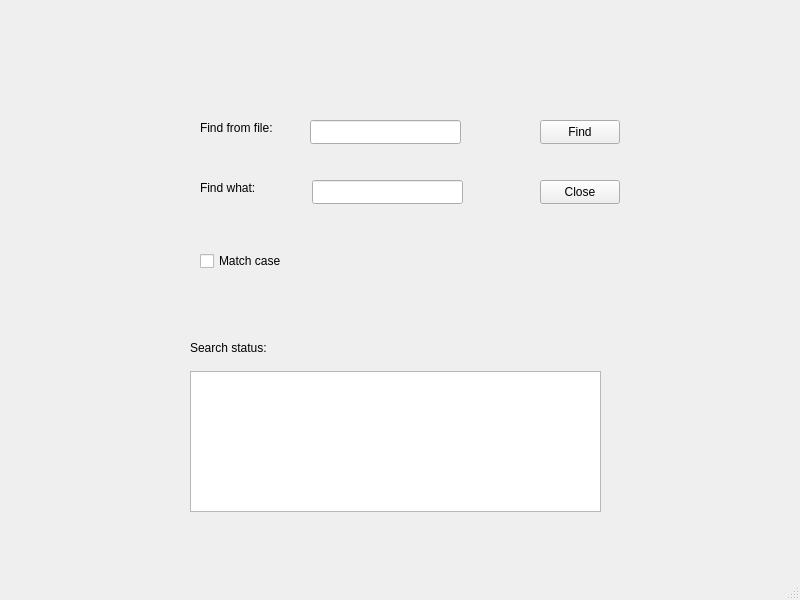
<?xml version="1.0" encoding="UTF-8"?>
<ui version="4.0">
 <class>MainWindow</class>
 <widget class="QMainWindow" name="MainWindow">
  <property name="geometry">
   <rect>
    <x>0</x>
    <y>0</y>
    <width>800</width>
    <height>600</height>
   </rect>
  </property>
  <property name="windowTitle">
   <string>MainWindow</string>
  </property>
  <widget class="QWidget" name="centralwidget">
   <widget class="QLineEdit" name="fileLineEdit">
    <property name="geometry">
     <rect>
      <x>310</x>
      <y>120</y>
      <width>151</width>
      <height>24</height>
     </rect>
    </property>
   </widget>
   <widget class="QLineEdit" name="keyLineEdit">
    <property name="geometry">
     <rect>
      <x>312</x>
      <y>180</y>
      <width>151</width>
      <height>24</height>
     </rect>
    </property>
   </widget>
   <widget class="QCheckBox" name="matchCheckBox">
    <property name="geometry">
     <rect>
      <x>200</x>
      <y>250</y>
      <width>101</width>
      <height>22</height>
     </rect>
    </property>
    <property name="text">
     <string>Match case</string>
    </property>
   </widget>
   <widget class="QTextBrowser" name="textBrowser">
    <property name="geometry">
     <rect>
      <x>190</x>
      <y>371</y>
      <width>411</width>
      <height>141</height>
     </rect>
    </property>
    <property name="html">
     <string>&lt;!DOCTYPE HTML PUBLIC &quot;-//W3C//DTD HTML 4.0//EN&quot; &quot;http://www.w3.org/TR/REC-html40/strict.dtd&quot;&gt;
&lt;html&gt;&lt;head&gt;&lt;meta name=&quot;qrichtext&quot; content=&quot;1&quot; /&gt;&lt;meta charset=&quot;utf-8&quot; /&gt;&lt;style type=&quot;text/css&quot;&gt;
p, li { white-space: pre-wrap; }
&lt;/style&gt;&lt;/head&gt;&lt;body style=&quot; font-family:'Segoe UI'; font-size:9pt; font-weight:400; font-style:normal;&quot;&gt;
&lt;p style=&quot;-qt-paragraph-type:empty; margin-top:12px; margin-bottom:11px; margin-left:48px; margin-right:0px; -qt-block-indent:0; text-indent:0px; line-height:140%; background-color:transparent;&quot;&gt;&lt;br /&gt;&lt;/p&gt;&lt;/body&gt;&lt;/html&gt;</string>
    </property>
   </widget>
   <widget class="QLabel" name="label">
    <property name="geometry">
     <rect>
      <x>190</x>
      <y>340</y>
      <width>101</width>
      <height>16</height>
     </rect>
    </property>
    <property name="text">
     <string>Search status:</string>
    </property>
   </widget>
   <widget class="QLabel" name="label_2">
    <property name="geometry">
     <rect>
      <x>200</x>
      <y>180</y>
      <width>71</width>
      <height>16</height>
     </rect>
    </property>
    <property name="text">
     <string>Find what:</string>
    </property>
   </widget>
   <widget class="QLabel" name="label_3">
    <property name="geometry">
     <rect>
      <x>200</x>
      <y>120</y>
      <width>91</width>
      <height>16</height>
     </rect>
    </property>
    <property name="text">
     <string>Find from file:</string>
    </property>
   </widget>
   <widget class="QPushButton" name="findPushButton">
    <property name="geometry">
     <rect>
      <x>540</x>
      <y>120</y>
      <width>80</width>
      <height>24</height>
     </rect>
    </property>
    <property name="text">
     <string>Find</string>
    </property>
   </widget>
   <widget class="QPushButton" name="closePushButton">
    <property name="geometry">
     <rect>
      <x>540</x>
      <y>180</y>
      <width>80</width>
      <height>24</height>
     </rect>
    </property>
    <property name="text">
     <string>Close</string>
    </property>
   </widget>
   <zorder>textBrowser</zorder>
   <zorder>fileLineEdit</zorder>
   <zorder>keyLineEdit</zorder>
   <zorder>matchCheckBox</zorder>
   <zorder>label</zorder>
   <zorder>label_2</zorder>
   <zorder>label_3</zorder>
   <zorder>findPushButton</zorder>
   <zorder>closePushButton</zorder>
  </widget>
  <widget class="QMenuBar" name="menubar">
   <property name="geometry">
    <rect>
     <x>0</x>
     <y>0</y>
     <width>800</width>
     <height>21</height>
    </rect>
   </property>
  </widget>
  <widget class="QStatusBar" name="statusbar"/>
 </widget>
 <resources/>
 <connections>
  <connection>
   <sender>closePushButton</sender>
   <signal>clicked()</signal>
   <receiver>MainWindow</receiver>
   <slot>close()</slot>
   <hints>
    <hint type="sourcelabel">
     <x>579</x>
     <y>212</y>
    </hint>
    <hint type="destinationlabel">
     <x>399</x>
     <y>299</y>
    </hint>
   </hints>
  </connection>
 </connections>
</ui>
